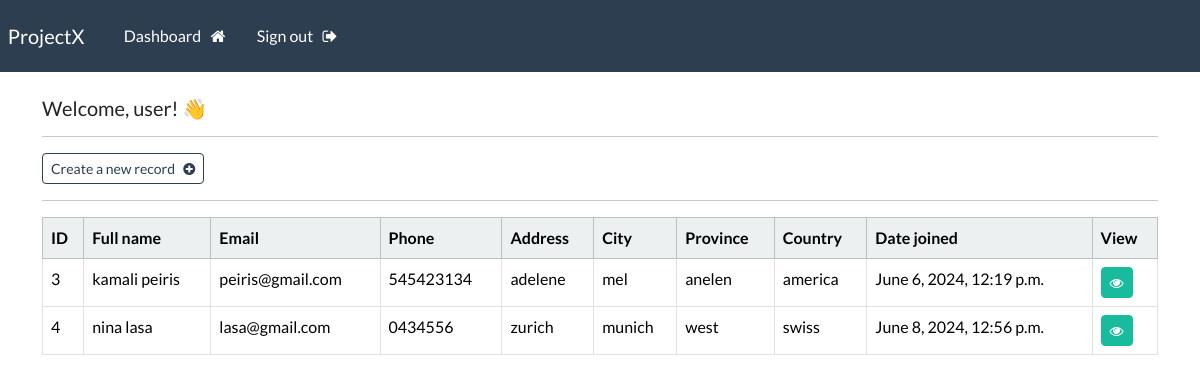
The page /dashboard (signed in) on the database its author committed.
### webapp/models.py (models this page shows, shortened)
class Record(models.Model):
    creation_date = models.DateTimeField(auto_now_add=True)
    first_name = models.CharField(max_length=100)
    last_name = models.CharField(max_length=100)
    email = models.CharField(max_length=255)
    phone = models.CharField(max_length=20)
    address = models.CharField(max_length=300)
    city = models.CharField(max_length=255)
    province = models.CharField(max_length=200)
    country = models.CharField(max_length=125)

### webapp/views.py (the view)
# urls.py: path('dashboard', views.dashboard, name="dashboard"),
@login_required(login_url='my-login')
def dashboard(request):
    my_records = Record.objects.all()
    context = {'records': my_records}
    return render(request, 'webapp/dashboard.html', context=context)

### webapp/templates/webapp/dashboard.html
{% extends 'webapp/base.html' %}
{% block content %}
    <h5> Welcome, {{user}}! 👋 </h5>
    <hr>
    <a class="btn btn-outline-primary btn-sm" href="{% url 'create-record' %}">
        Create a new record
        &nbsp; <i class="fa fa-plus-circle" aria-hidden="true"></i>
    </a>
    <hr>
    <table class="table table-hover table-bordered">
        <thead class="table-light">
            <tr>
                <th scope="col"> ID </th>
                <th scope="col"> Full name </th>
                <th scope="col"> Email </th>
                <th scope="col"> Phone </th>
                <th scope="col"> Address </th>
                <th scope="col"> City </th>
                <th scope="col"> Province </th>
                <th scope="col"> Country </th>
                <th scope="col"> Date joined </th>
                <th scope="col"> View </th>
            </tr>
        </thead>
        <tbody>
        {% if records %}
            {% for record in records %}
            <tr>
                <td> {{record.id}} </td>
                <td> {{record.first_name}} {{record.last_name}} </td>
                <td> {{record.email}} </td>
                <td> {{record.phone}} </td>
                <td> {{record.address}} </td>
                <td> {{record.city}} </td>
                <td> {{record.province}} </td>
                <td> {{record.country}} </td>
                <td> {{record.creation_date}} </td>
                <td> <a class="btn btn-success btn-sm" href="{% url 'record' record.id %}"> <i class="fa fa-eye" aria-hidden="true"></i> </a></td>
            </tr>
            {% endfor %}
        {% endif %}
        </tbody>
    </table>
{% endblock %}

### rows shown on the page
Record: id "3", first_name "kamali", last_name "peiris", email "peiris@gmail.com", phone "545423134", address "adelene", city "mel", province "anelen", country "america", creation_date "June 6, 2024, 12:19 p.m."
Record: id "4", first_name "nina", last_name "lasa", email "lasa@gmail.com", phone "0434556", address "zurich", city "munich", province "west", country "swiss", creation_date "June 8, 2024, 12:56 p.m."

### other values the page prints
{{ user }} "user"
